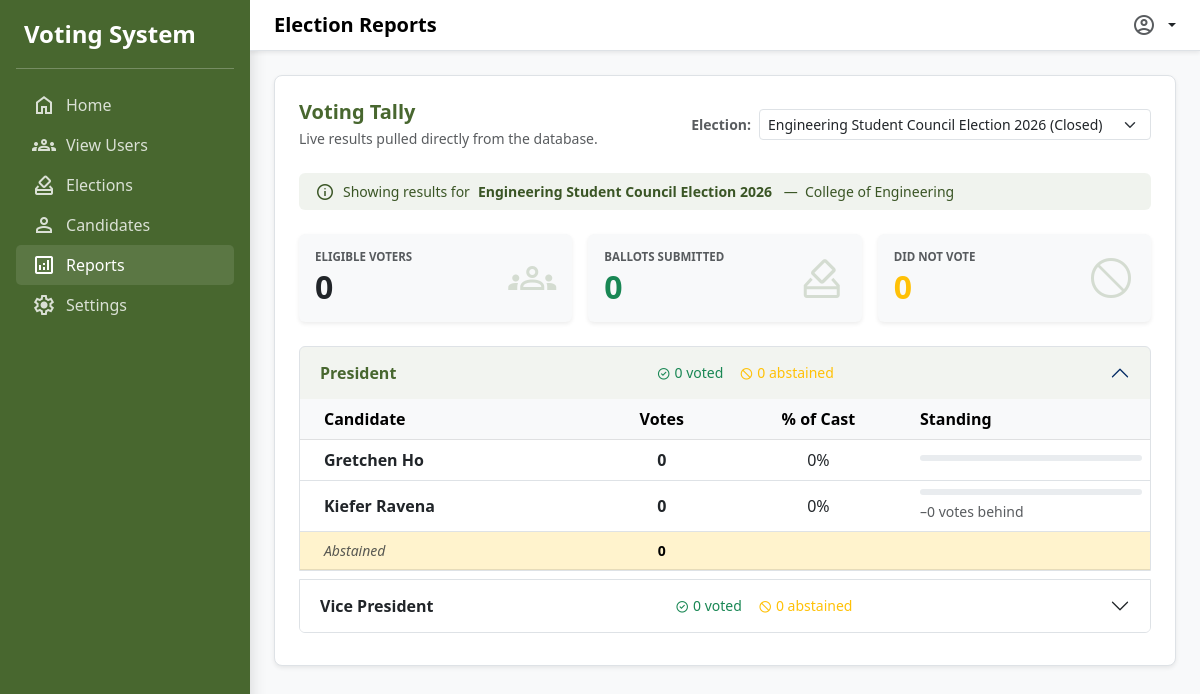
/views/shared/reports.php (signed in), run on the app's committed database.
### tables this page shows
CREATE TABLE `elections` (
  `id` int(6) UNSIGNED NOT NULL,
  `name` varchar(150) NOT NULL,
  `department` varchar(100) NOT NULL,
  `open_at` datetime NOT NULL,
  `close_at` datetime NOT NULL,
  `is_closed` int(1) DEFAULT 0,
  `firstname` varchar(100) NOT NULL,
  `lastname` varchar(100) NOT NULL
);

CREATE TABLE `candidates` (
  `id` int(6) UNSIGNED NOT NULL,
  `election_id` int(6) UNSIGNED NOT NULL,
  `fullname` varchar(150) NOT NULL,
  `position` varchar(100) NOT NULL,
  `bio` text NOT NULL,
  `school_id` varchar(50) NOT NULL,
  `email` varchar(100) NOT NULL,
  `contact_number` varchar(20) NOT NULL
);

### views/shared/reports.php (the view, shortened to what the rows shown need)
<?php
require '../../viewmodels/shared/view_reports_viewmodel.php';
?>
<!DOCTYPE html>
<html lang="en">
<head>
    <link href="https://cdn.jsdelivr.net/npm/bootstrap@5.3.0/dist/css/bootstrap.min.css" rel="stylesheet" />
    <link rel="stylesheet" href="../../assets/style.css">
</head>
<body class="bg-dashboard vh-100 overflow-hidden d-flex flex-column flex-md-row">
    <div class="w-100 d-flex flex-column overflow-auto">
        <main class="container-fluid p-3 p-md-4">
            <?php if (!$dbConnected): ?>
                <div class="d-flex flex-column justify-content-center align-items-center bg-white border rounded shadow-sm p-5 mt-4 text-center" style="min-height: 60vh;">
                    <span class="material-symbols-outlined text-danger mb-3" style="font-size: 5rem;">database_off</span>
                    <h2 class="fw-bold mb-2">Unable to connect to database</h2>
                    <p class="text-danger small mb-5 bg-light p-3 border rounded">
                        <strong>System Error:</strong> <?php echo htmlspecialchars($dbError); ?>
                    </p>
                    <button onclick="window.location.reload();" class="btn btn-lg text-white px-5 shadow"
                            style="background-color: #6c757d; border-radius: 50px;">
                        <span class="material-symbols-outlined align-middle">refresh</span> Reload Page
                    </button>
                </div>
            <?php else: ?>
                <div class="bg-white rounded-3 shadow-sm border p-3 p-md-4">
                    <div class="d-flex flex-column flex-md-row justify-content-between align-items-md-center mb-4 gap-3">
                        <div>
                        </div>
                        <div class="d-flex gap-2 flex-wrap align-items-center">
                        </div>
                    </div>
                    <?php if ($selectedElection): ?>
                        <div class="alert border-0 py-2 small d-flex align-items-center gap-2 mb-4"
                             style="background-color: rgba(72, 103, 47, 0.08); color: #3a5525;">
                            <span class="material-symbols-outlined fs-5">info</span>
                            Showing results for <strong><?php echo htmlspecialchars($selectedElection['name']); ?></strong>
                            &nbsp;&mdash;&nbsp; <?php echo htmlspecialchars($selectedElection['department']); ?>
                        </div>
                    <?php endif; ?>
                    <div class="row g-3 mb-4">
                        <div class="col-12 col-md-4">
                            <div class="card bg-light border-0 shadow-sm h-100">
                                <div class="card-body d-flex justify-content-between align-items-center">
                                    <div>
                                        <h2 class="mb-0 fw-bold"><?php echo number_format($stats['total_voters']); ?></h2>
                                    </div>
                                </div>
                            </div>
                        </div>
                        <div class="col-12 col-md-4">
                            <div class="card bg-light border-0 shadow-sm h-100">
                                <div class="card-body d-flex justify-content-between align-items-center">
                                    <div>
                                        <h2 class="mb-0 fw-bold text-success"><?php echo number_format($stats['votes_cast']); ?></h2>
                                    </div>
                                </div>
                            </div>
                        </div>
                        <div class="col-12 col-md-4">
                            <div class="card bg-light border-0 shadow-sm h-100">
                                <div class="card-body d-flex justify-content-between align-items-center">
                                    <div>
                                        <h2 class="mb-0 fw-bold text-warning"><?php echo number_format($stats['abstained']); ?></h2>
                                    </div>
                                </div>
                            </div>
                        </div>
                    </div>
                    <div class="accordion" id="tallyAccordion">
                        <?php if (!empty($tallyPositions)): ?>
                            <?php foreach ($tallyPositions as $pos):
                                usort($pos['candidates'], function ($a, $b) { return $b['votes'] - $a['votes']; });
                                $castVotes = $pos['total'] - $pos['abstain'];
                            ?>
                            <div class="accordion-item border mb-2">
                                <h2 class="accordion-header" id="heading-<?php echo $pos['id']; ?>">
                                    <button class="accordion-button fw-semibold <?php echo $pos['open'] ? '' : 'collapsed'; ?>"
                                            type="button"
                                            data-bs-toggle="collapse"
                                            data-bs-target="#collapse-<?php echo $pos['id']; ?>"
                                            aria-expanded="<?php echo $pos['open'] ? 'true' : 'false'; ?>">
                                        <span class="me-auto"><?php echo htmlspecialchars($pos['title']); ?></span>
                                        <span class="d-none d-sm-flex align-items-center gap-3 me-3 fw-normal small">
                                            <span class="text-success">
                                                <span class="material-symbols-outlined align-middle" style="font-size:.9rem;">check_circle</span>
                                                <?php echo number_format($castVotes); ?> voted
                                            </span>
                                            <span class="text-warning">
                                                <span class="material-symbols-outlined align-middle" style="font-size:.9rem;">do_not_disturb</span>
                                                <?php echo number_format($pos['abstain']); ?> abstained
                                            </span>
                                        </span>
                                    </button>
                                </h2>
                                <div id="collapse-<?php echo $pos['id']; ?>"
                                     class="accordion-collapse collapse <?php echo $pos['open'] ? 'show' : ''; ?>"
                                     data-bs-parent="#tallyAccordion">
                                    <div class="accordion-body p-0">
                                        <div class="table-responsive">
                                            <table class="table table-hover align-middle mb-0">
                                                <thead class="table-light">
                                                    <tr>
                                                        <th class="ps-4">Candidate</th>
                                                        <th class="text-center">Votes</th>
                                                        <th class="text-center">% of Cast</th>
                                                        <th style="width: 28%;">Standing</th>
                                                    </tr>
                                                </thead>
                                                <tbody>
                                                    <?php foreach ($pos['candidates'] as $i => $c):
                                                        $pct      = $castVotes > 0 ? round(($c['votes'] / $castVotes) * 100) : 0;
                                                        $isLeader = ($i === 0);
                                                        $gap      = $pos['candidates'][0]['votes'] - $c['votes'];
                                                    ?>
                                                    <tr>
                                                        <td class="ps-4 fw-bold">
                                                            <?php echo htmlspecialchars($c['name']); ?>
                                                        </td>
                                                        <td class="text-center fw-bold"><?php echo number_format($c['votes']); ?></td>
                                                        <td class="text-center"><?php echo $pct; ?>%</td>
                                                        <td>
                                                            <div class="progress mb-1">
                                                            </div>
                                                            <?php if (!$isLeader): ?>
                                                                <small class="text-muted">&ndash;<?php echo number_format($gap); ?> votes behind</small>
                                                            <?php endif; ?>
                                                        </td>
                                                    </tr>
                                                    <?php endforeach; ?>
                                                </tbody>
                                                <tfoot>
                                                    <tr class="table-warning">
                                                        <td class="ps-4 text-muted fst-italic small">Abstained</td>
                                                        <td class="text-center fw-bold small"><?php echo number_format($pos['abstain']); ?></td>
                                                        <td colspan="2"></td>
                                                    </tr>
                                                </tfoot>
                                            </table>
                                        </div>
                                    </div>
                                </div>
                            </div>
                            <?php endforeach; ?>
                        <?php endif; ?>
                    </div>
                </div>
            <?php endif; ?>
        </main>
    </div>
</body>
</html>

### data on the page
elections: name "Engineering Student Council Election 2026", department "College of Engineering"
candidates: fullname "Gretchen Ho", votes "0", pct "0"
candidates: fullname "Kiefer Ravena", votes "0", pct "0", gap "0"

### other printed values
$stats['total_voters'] "0"
$stats['votes_cast'] "0"
$stats['abstained'] "0"
$pos['title'] "President"
$castVotes "0"
$pos['abstain'] "0"
$pos['title'] "Vice President"
form field election_id "Engineering Student Council Election 2026 (Closed)"
